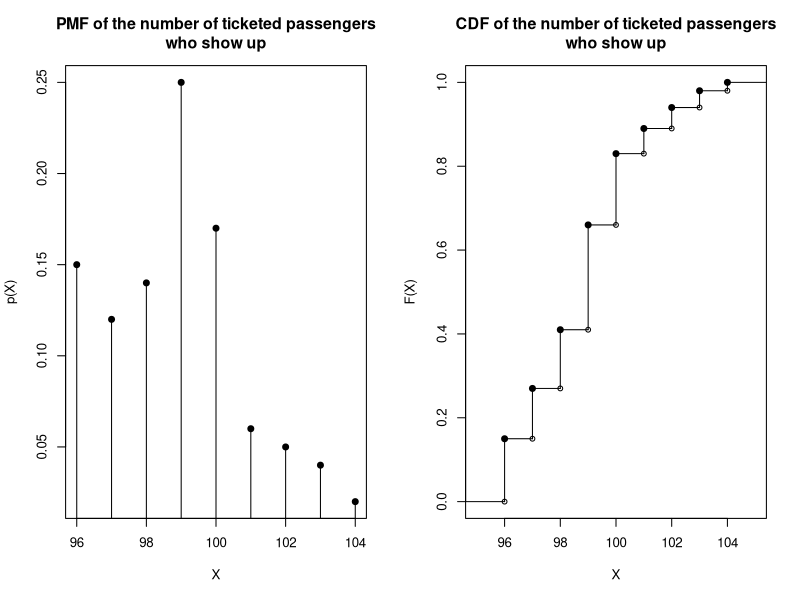
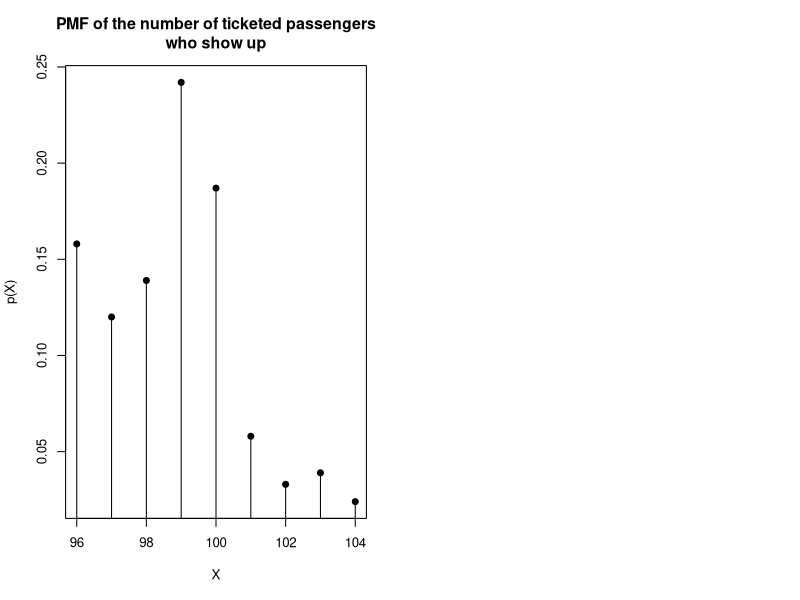

The R script that drew these images, in order:
## ---- chunk 1
knitr::opts_chunk$set(echo = TRUE)
## ---- chunk 2
x <- c(96, 97, 98, 99, 100, 101, 102, 103, 104)
pmf <- c(.15, .12, .14, .25, .17, .06, .05, .04, .02)
cdf <-  stepfun(x, c(0, .15, .27, .41, .66, .83, .89, .94, .98, 1), right=TRUE)
par(mfrow=c(1,2), cex=.8)
plot(x, pmf, type = "h", main = "PMF of the number of ticketed passengers\nwho show up", xlab = "X", ylab = "p(X)")
points(x, pmf, pch = 19)
plot(cdf, main = "CDF of the number of ticketed passengers\nwho show up", xlab = "X", ylab = "F(X)")
points(x, c(.15, .27, .41, .66, .83, .89, .94, .98, 1), pch = 19)
## ---- chunk 3
p <- c(.15, .12, .14, .25, .17, .06, .05, .04, .02)
X <- sample(x, 1000, replace=T, prob=p)
Z <- 800-300*(X-100)*(X > 100)
## ---- chunk 4
counts <- c(length(X[X == 96]) / 1000, length(X[X == 97]) / 1000, length(X[X == 98]) / 1000, length(X[X == 99]) / 1000, length(X[X == 100]) / 1000, length(X[X == 101]) / 1000, length(X[X == 102]) / 1000, length(X[X == 103]) / 1000, length(X[X == 104]) / 1000)
par(mfrow=c(1,2), cex=.8)
plot(x, counts, type = "h", main = "PMF of the number of ticketed passengers\nwho show up", xlab = "X", ylab = "p(X)")
points(x, counts, pch = 19)

prob1 <- length(X[X <= 100]) / 1000
prob2 <- length(X[X > 98 & X <= 102]) / 1000

mean <- mean(Z)
sd <- sd(Z)
